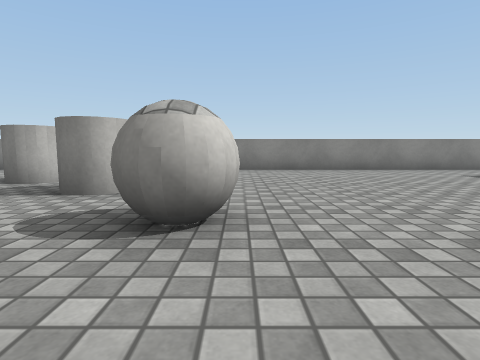
[1] (above)

12 first-person views from a walk through a Unity game level. The camera is 0.58 m above the floor, tilts 6° down and sees 80° across. The floor is counted in squares, 1 m on a side. Each view is taken from the middle of a square. On the plan, view 1 faces up. The plan holds only what a view shows up to about 9 squares ahead; the rest is blank. Surface patterns are stand-ins for the level's own textures.

[2]
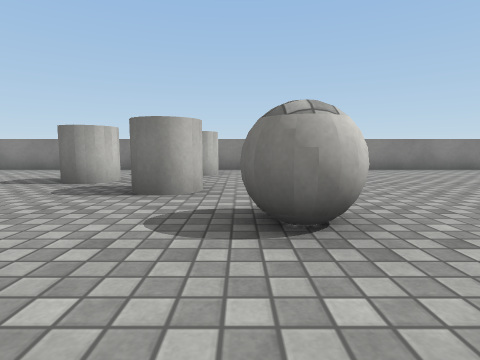

[3]
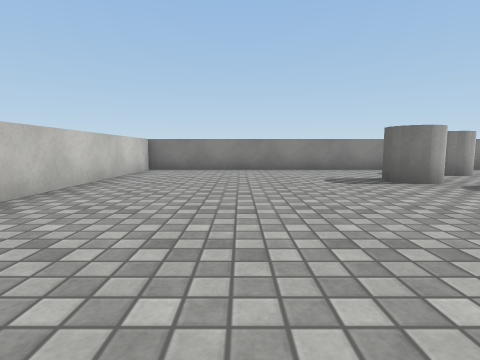

[4]
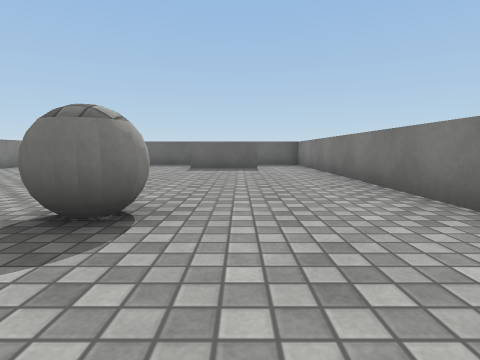

[5]
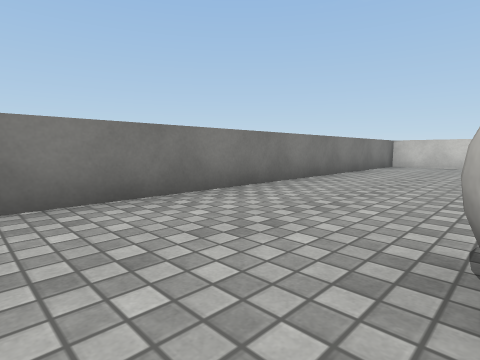

[6]
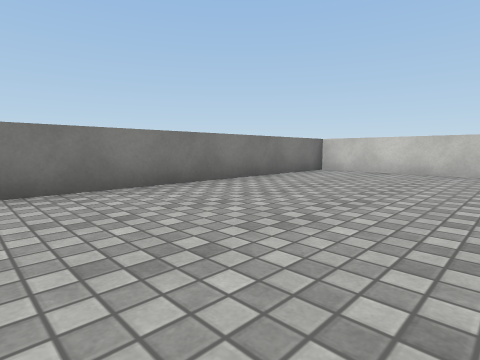

[7]
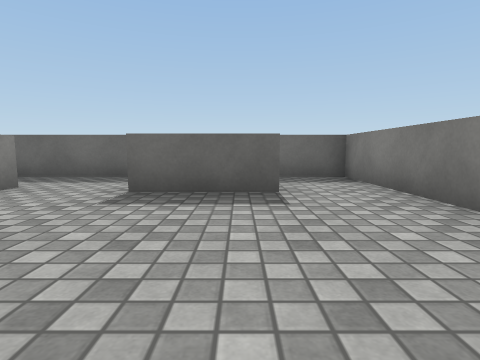

[8]
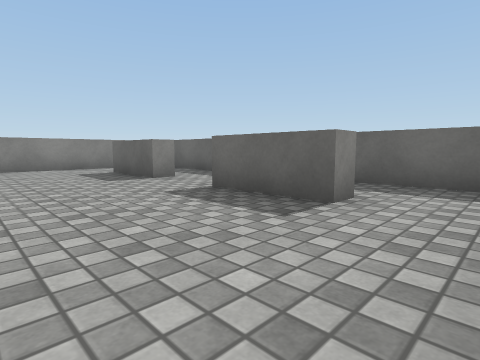

[9]
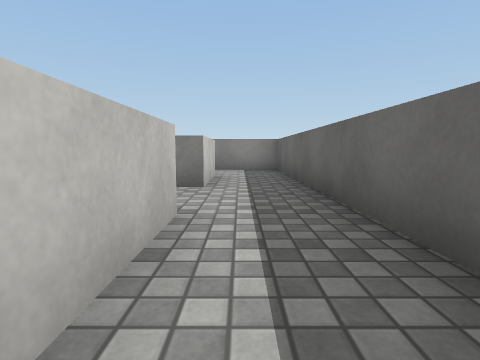

[10]
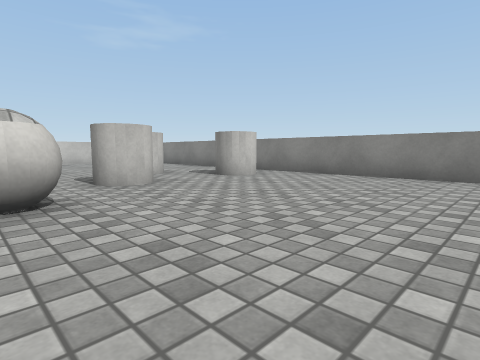

[11]
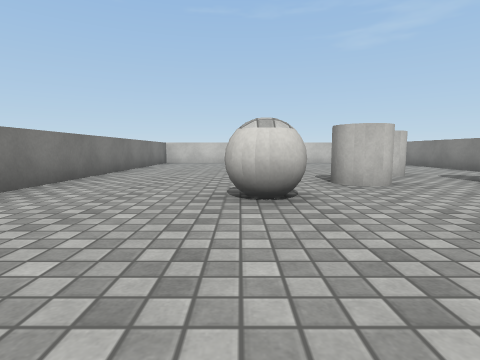

[12]
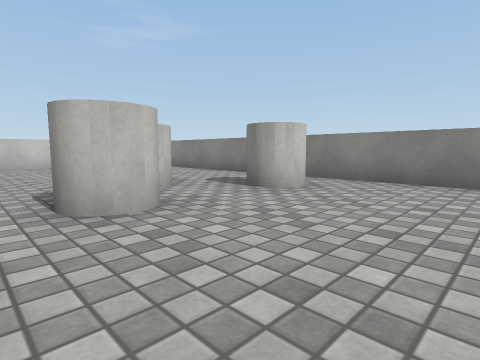

### Floor plan
Points are (right, up) in squares from view 1. A wall is a line through its corners. A room is listed if a view was taken in it or the views show most of it. See-through windows are left out.
Room 1 (views 1, 2, 3, 4, 5, 6, 7, 8, 10, 11, 12)
walls: (5.9, 4.5) (5.9, 6.6); (6.4, 0.5) (5.9, 0.5) (5.9, 2.6); (5.4, 8.4) (-9.7, 8.4) (-9.7, -1.3) (6.6, -1.3)
ways out: opening at (6, -0.5) to room 2; opening at (6, 7.5) to room 3; opening at (6, 3.5) to room 4
objects: other object (-4, 5) to (-4, 6); other object (-2, 4); other object (-2, 7); other object (-1, 2) to (0, 3)
Room 2 (view 9)
walls: (6.6, -1.3) (8.1, -1.3) (8.1, 0.4)
ways out: opening at (6, -0.5) to room 1; opening at (7, 1.5) to room 4
Room 3 (no view inside)
walls: (6.4, 6.4) (6.4, 4.5); (8.1, 4.4) (8.1, 8.4) (5.4, 8.4)
ways out: opening at (6, 7.5) to room 1; opening at (7, 5.5) to room 4
Room 4 (no view inside)
walls: (6.4, 2.6) (6.4, 0.5); (6.4, 4.5) (5.9, 4.5); (8.1, 0.4) (8.1, 4.4)
ways out: opening at (6, 3.5) to room 1; opening at (7, 1.5) to room 2; opening at (7, 5.5) to room 3

Positions as (right, up) in squares from view 1, and headings:
1: (0, 0), facing up
2: (-1, 0), facing up
3: (-7, 0), facing up
4: (-3, 1), facing right
5: (1, 2), facing down-left
6: (-2, 3), facing down-left
7: (2, 1), facing right
8: (3, -1), facing up-right
9: (7, 0), facing up
10: (3, 2), facing up-left
11: (3, 2), facing left
12: (1, 3), facing up-left
